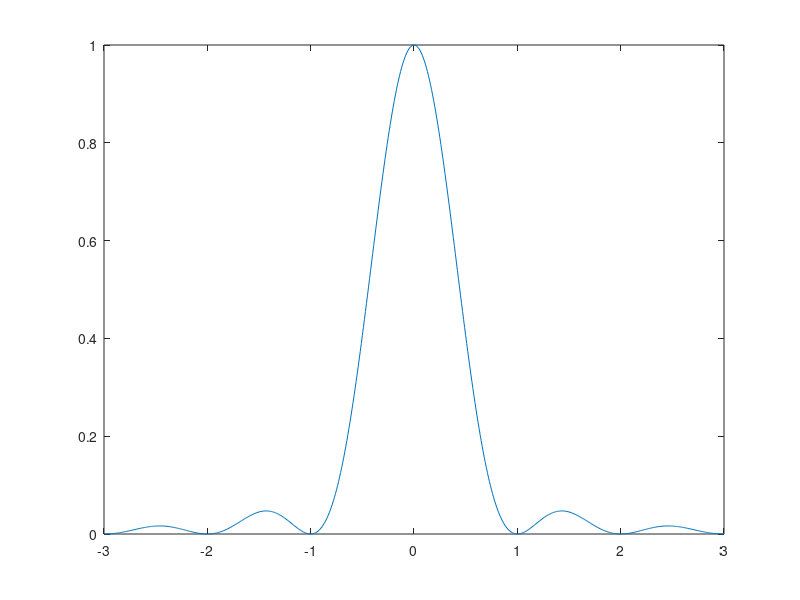

MATLAB code for this plot:
% program wykreslanie sinusa

x=-3:0.01:3;

n=length(x);
y=zeros(1,n);
pi=3.14;
for i=1:n
  if x(i)!= 0
  y(i)=(sin(pi*x(i)))/(pi*x(i));
  y(i)=y(i)*y(i);
else
  y(i)=1;
end
end
plot(x,y)